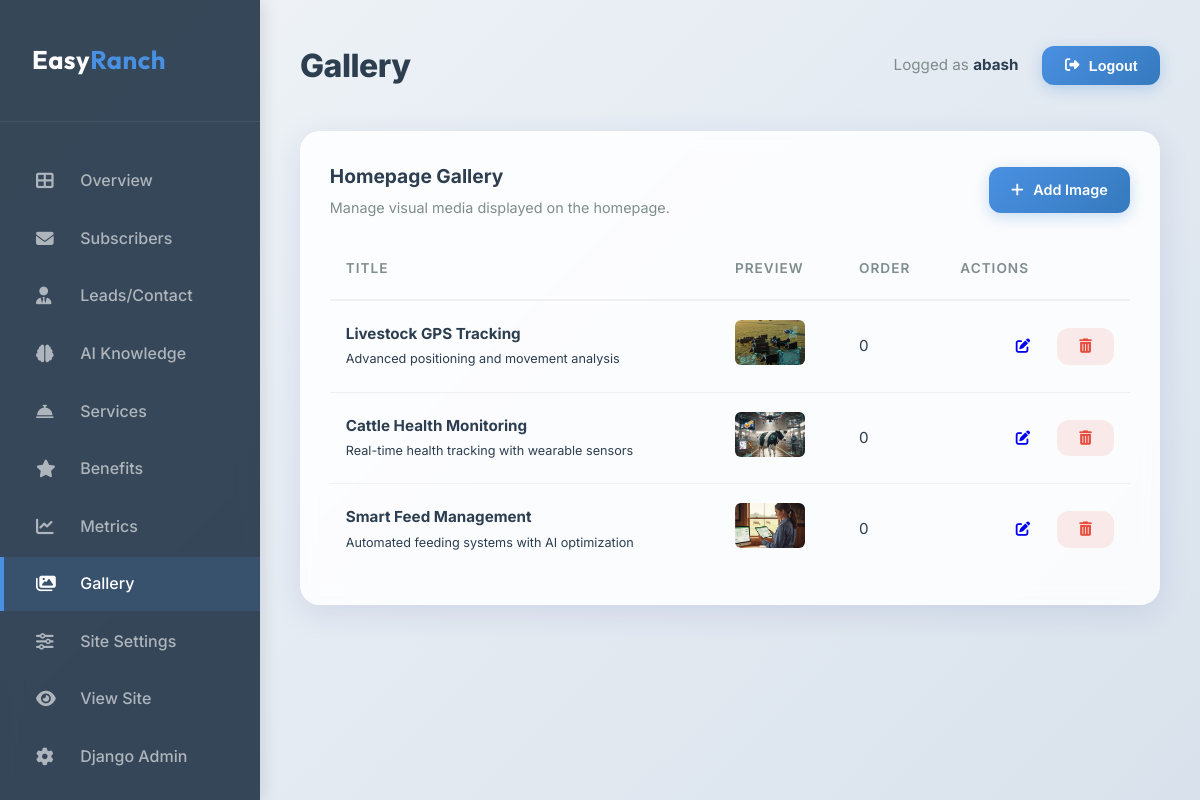
Before: /dashboard/gallery/ (signed in) with the older database file.
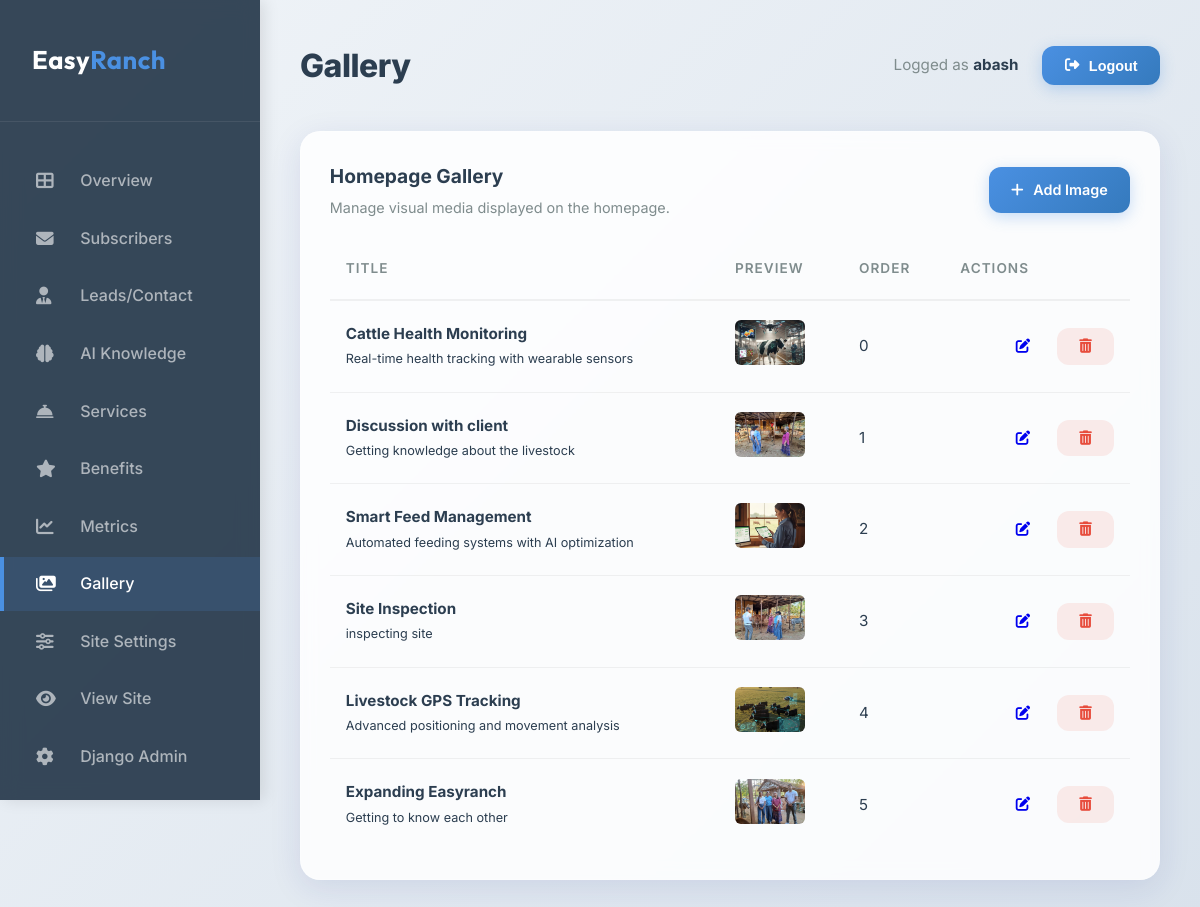
After: the same page with the newer database file.
### core/models.py (models this page shows, shortened)
class Gallery(models.Model):
    title = models.CharField(max_length=100)
    description = models.TextField()
    image = models.ImageField(upload_to='gallery/')
    order = models.PositiveIntegerField(default=0)
    class Meta:
        ordering = ['order']
        verbose_name_plural = "Galleries"

### core/views_dashboard.py (the view)
# urls.py: path('dashboard/gallery/', views_dashboard.DashboardGalleryListView.as_view(), name='dashboard_gallery'),
class DashboardGalleryListView(StaffRequiredMixin, ListView):
    model = Gallery
    template_name = 'dashboard/gallery.html'
    context_object_name = 'items'
    paginate_by = 15

### core/views_dashboard.py (called while the page is built)
    @method_decorator(staff_member_required(login_url='admin:login'))
    def dispatch(self, *args, **kwargs):
        return super().dispatch(*args, **kwargs)

### templates/dashboard/gallery.html (shortened to what this page needs)
{% extends 'dashboard/base.html' %}
{% block page_title %}Gallery{% endblock %}
{% block content %}
<div class="db-card">
    <div class="db-section-head">
        <div>
            <h3 class="db-section-title">Homepage Gallery</h3>
            <p class="db-section-subtitle">Manage visual media displayed on the homepage.</p>
        </div>
        <div class="db-section-actions">
            <a href="{% url 'dashboard_gallery_add' %}" class="db-btn db-btn-primary"><i class="fas fa-plus"></i> Add Image</a>
        </div>
    </div>
    <table class="db-table">
        <thead>
            <tr><th>Title</th><th>Preview</th><th>Order</th><th class="db-text-right">Actions</th></tr>
        </thead>
        <tbody>
            {% for item in items %}
            <tr>
                <td><strong>{{ item.title }}</strong><br><small>{{ item.description|truncatechars:90 }}</small></td>
                <td>{% if item.image %}<img src="{{ item.image.url }}" alt="{{ item.title }}" style="width:70px;height:45px;object-fit:cover;border-radius:6px;">{% endif %}</td>
                <td>{{ item.order }}</td>
                <td class="db-text-right">
                    <a href="{% url 'dashboard_gallery_edit' item.id %}" class="db-btn"><i class="fas fa-edit"></i></a>
                    <form action="{% url 'dashboard_gallery_delete' item.id %}" method="post" style="display:inline;" onsubmit="return confirm('Delete this gallery item?');">
                        <button type="submit" class="db-btn db-btn-danger-soft"><i class="fas fa-trash-alt"></i></button>
                    </form>
                </td>
            </tr>
            {% empty %}
            <tr><td colspan="4" class="db-empty-state">No gallery items configured yet.</td></tr>
            {% endfor %}
        </tbody>
    </table>
</div>
{% endblock %}

### templates/dashboard/base.html (shortened to what this page needs)
{% load static %}
<!DOCTYPE html>
<html lang="en">
<head>
    <link rel="stylesheet" href="https://cdnjs.cloudflare.com/ajax/libs/font-awesome/6.4.0/css/all.min.css">
    <link rel="stylesheet" href="{% static 'styles.css' %}">
    <link rel="stylesheet" href="{% static 'dashboard.css' %}">
</head>
<body class="dashboard-body">
    <aside class="db-sidebar">
        <div class="db-logo">
            <h2>Easy<span>Ranch</span></h2>
        </div>
        <nav class="db-nav">
            <a href="{% url 'dashboard_home' %}" class="db-nav-item {% if request.resolver_match.url_name == 'dashboard_home' %}active{% endif %}">
                <i class="fas fa-th-large"></i> Overview
            </a>
            <a href="{% url 'dashboard_subscribers' %}" class="db-nav-item {% if request.resolver_match.url_name == 'dashboard_subscribers' %}active{% endif %}">
                <i class="fas fa-envelope"></i> Subscribers
            </a>
            <a href="{% url 'dashboard_leads' %}" class="db-nav-item {% if request.resolver_match.url_name == 'dashboard_leads' %}active{% endif %}">
                <i class="fas fa-user-tie"></i> Leads/Contact
            </a>
            <a href="{% url 'dashboard_knowledge' %}" class="db-nav-item {% if 'knowledge' in request.path %}active{% endif %}">
                <i class="fas fa-brain"></i> AI Knowledge
            </a>
            <a href="{% url 'dashboard_services' %}" class="db-nav-item {% if 'services' in request.path %}active{% endif %}">
                <i class="fas fa-concierge-bell"></i> Services
            </a>
            <a href="{% url 'dashboard_benefits' %}" class="db-nav-item {% if 'benefits' in request.path %}active{% endif %}">
                <i class="fas fa-star"></i> Benefits
            </a>
            <a href="{% url 'dashboard_metrics' %}" class="db-nav-item {% if 'metrics' in request.path %}active{% endif %}">
                <i class="fas fa-chart-line"></i> Metrics
            </a>
            <a href="{% url 'dashboard_gallery' %}" class="db-nav-item {% if 'gallery' in request.path %}active{% endif %}">
                <i class="fas fa-images"></i> Gallery
            </a>
            <a href="{% url 'dashboard_settings' %}" class="db-nav-item {% if 'settings' in request.path %}active{% endif %}">
                <i class="fas fa-sliders-h"></i> Site Settings
            </a>
            <a href="{% url 'homepage' %}" class="db-nav-item" target="_blank">
                <i class="fas fa-eye"></i> View Site
            </a>
            <a href="{% url 'admin:index' %}" class="db-nav-item">
                <i class="fas fa-cog"></i> Django Admin
            </a>
        </nav>
    </aside>
    <main class="db-main">
        <header class="db-header">
            <div class="db-welcome">
                <h1>{% block page_title %}Dashboard{% endblock %}</h1>
            </div>
            <div class="db-user-nav">
                <span class="user-info">Logged as <strong>{{ user.username }}</strong></span>
                <form method="POST" action="{% url 'logout' %}">
    <button type="submit" class="db-btn db-btn-primary">
        <i class="fas fa-sign-out-alt"></i> Logout
    </button>
</form>
            </div>
        </header>
        {% block content %}{% endblock %}
    </main>
</body>
</html>

### static/styles.css (style rules this page uses)
:root { --primary-color: #2c5530; --secondary-color: #8B4513; --accent-color: #FF6B35; --text-dark: #2c3e50; --text-light: #ffffff; --bg-light: #f8f9fa; --bg-dark: #1a1a1a; --overlay-light: rgba(255, 255, 255, 0.9); --overlay-dark: rgba(0, 0, 0, 0.7); --success-color: #27ae60; --warning-color: #f39c12; --error-color: #e74c3c; --border-radius: 12px; --box-shadow: 0 10px 30px rgba(0, 0, 0, 0.1); --transition: all 0.3s cubic-bezier(0.4, 0, 0.2, 1); }
* { margin: 0; padding: 0; box-sizing: border-box; }
body { font-family: 'Inter', sans-serif; line-height: 1.6; color: var(--text-dark); overflow-x: hidden; }
:root { --chatbot-dark-green: #2c5530; --chatbot-light-green: #4caf50; --chatbot-vibrant-green: #27ae60; --chatbot-bg: #ffffff; --chatbot-text: #2c3e50; --chatbot-user-bg: #2c5530; --chatbot-bot-bg: #f1f3f5; }

Changed rows visible on the page:
added Gallery: title "Discussion with client", description "Getting knowledge about the livestock", image (picture), order "1"
changed Gallery "Smart Feed Management": order "0" → "2"
added Gallery: title "Site Inspection", description "inspecting site", image (picture), order "3"
changed Gallery "Livestock GPS Tracking": order "0" → "4"; moves down the list
added Gallery: title "Expanding Easyranch", description "Getting to know each other", image (picture), order "5"
